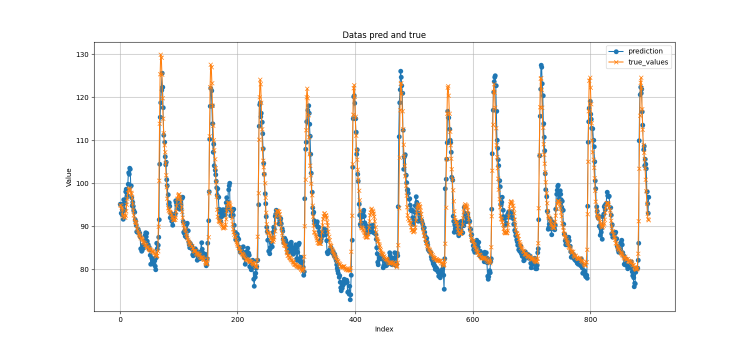
#> input picture ECGimage_to_Continuous_blood_pressure/solution1_test_plot.png, 1500 x 700 px, given as the content of the folder /gjh/ECGtoBP/temp/, which was not available (shown at 1/2 size)
$ python data_preprocess.py
#> lines starting #> are read from the running program, lines starting #| are printed output that depends on the picture; pictures that were not available may be replaced by others from this repository, and a replacement may not be noted
import fitz  # PyMuPDF
from PIL import Image
import os
import shutil

# dir_path = 'zxb/'
dir_name = 'bbyz'
dir_path = dir_name + '/'
# 总的数据采集次数
total = 5

pdf_input_path = '/gjh/ECGtoBP/data_input/' + dir_path  # pdf目录
img_output_path = '/gjh/ECGtoBP/data_output/' + dir_path # 最终图片输出目录
temp_path = '/gjh/ECGtoBP/temp/'  # 临时目录


def extract_images_from_pdf(pdf_path):
    if not os.path.exists(pdf_path):
        print("输入目录不存在")
        return

    for filename in os.listdir(pdf_path):
        # 打开PDF文件
        pdf_document = fitz.open(pdf_path + filename)
        name = filename.split('.')[0]

        # 确保输出目录存在

        if not os.path.exists(temp_path):
            os.makedirs(temp_path)

        output_folder = temp_path

        # 遍历每一页
        for page_num in range(len(pdf_document)):
            page = pdf_document.load_page(page_num)
            image_list = page.get_images(full=True)  # 获取页面上的所有图片

            # 对于每个图片
            for img_index, img in enumerate(image_list):
                xref = img[0]  # XREF编号
                base_image = pdf_document.extract_image(xref)
                image_bytes = base_image["image"]
                image_ext = base_image["ext"]  # 图片扩展名

                # 保存图片
                image_filename = f"{page_num + 1}.{image_ext}"
                image_filepath = os.path.join(output_folder, image_filename)

                # 取第二个图片
                if img_index == 1:
                    with open(image_filepath, "wb") as image_file:
                        image_file.write(image_bytes)
                    print(f"获取到图片 {image_filepath}")


def split_image_horizontally(filename):
#> called with filename = 'solution1_test_plot.png'
    data = []

    images = []

    # 打开图片
    # if 'total' in filename:

    img = Image.open(temp_path + filename)
#> img is the input picture: PIL image 1500x700 RGBA; mean R, G, B, A 245.8, 244.3, 242.4, 255
    width, height = img.size
#> width = 1500; height = 700

    # 确保输出目录存在
    if not os.path.exists(temp_path):
        os.makedirs(temp_path)

    # 计算每个部分的高度
    parts = 9
    part_height = 160

    # 分割图片
    for i in range(parts):
        # 计算当前部分的上边缘和下边缘
        upper = i * part_height
        lower = (i + 1) * part_height + 1

        # 裁剪图片
        if i == 8:
            print(width)
            part = img.crop((0, upper, 801, lower))
        else:
            part = img.crop((0, upper, width, lower))

        images.append(part)
        # 保存分割后的图片
        file_name = f"{filename.split('.')[0]}"
        # [4 lines of commented-out code are left out]
        data.append(file_name)
        data.append(images)
#> this loop made 9 passes
#> pass 1, in split_image_horizontally, `part = img.crop((0, upper, width, lower))`:
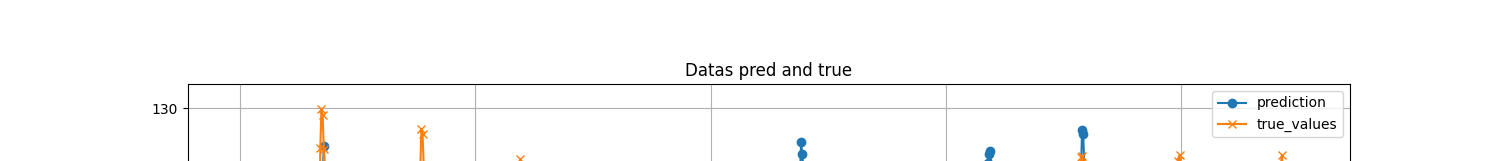
#> part: PIL image 1500x161 RGBA; mean R, G, B, A 251.1, 251, 250.8, 255
#> pass 2, in split_image_horizontally, `part = img.crop((0, upper, width, lower))`:
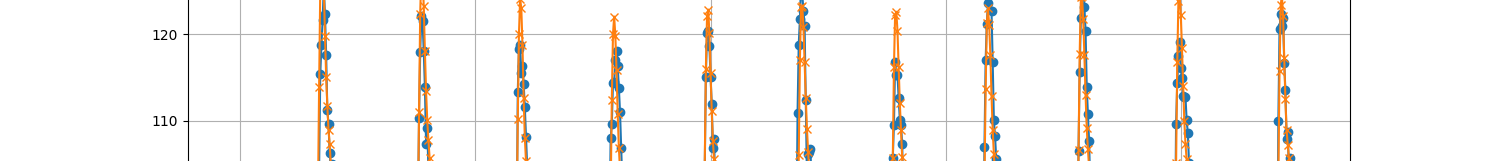
#> part: PIL image 1500x161 RGBA; mean R, G, B, A 248.3, 245.6, 242.9, 255
#> pass 3, in split_image_horizontally, `part = img.crop((0, upper, width, lower))`:
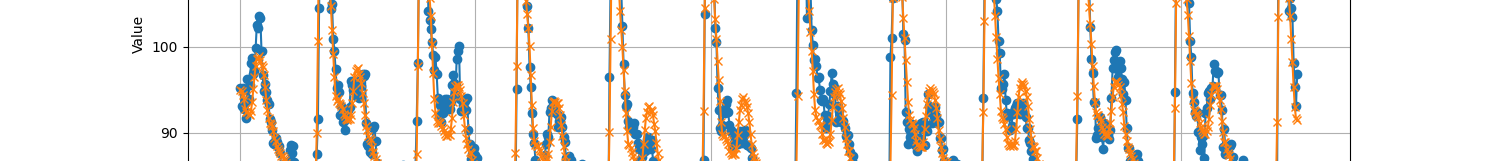
#> part: PIL image 1500x161 RGBA; mean R, G, B, A 239.2, 235.3, 230.8, 255
#> after the loop, data = 18 items; images = 9 items
    return data


def concatenate_images_horizontally(data, output_path, i):
    # 确保至少有一张图片
#> called with output_path = '/gjh/ECGtoBP/data_output/bbyz/', i = 1
    if not data[1]:
        print("没有图片可以拼接。")
        return

    # 计算总宽度和最大高度
    total_width = sum(img.width for img in data[1])
#> total_width = 12801
    max_height = max(img.height for img in data[1])
#> max_height = 161

    # 创建一个新的空白图像，用于存放拼接后的结果
    result = Image.new('RGB', (total_width, max_height))
#> result: PIL image 12801x161 RGB; every value is 0

    # 拼接图片
    x_offset = 0
    for img in data[1]:
        # 如果图片的高度与最大高度不一致，则调整图片大小
        if img.height != max_height:
            img = img.resize((img.width, max_height), Image.LANCZOS)

        # 将当前图片粘贴到结果图像的适当位置
        result.paste(img, (x_offset, 0))
        x_offset += img.width

        # 确保输出目录存在
        if not os.path.exists(output_path):
            os.makedirs(output_path, exist_ok=True)
#> this loop made 9 passes
#> x_offset on passes 1 to 9: 1500, 3000, 4500, 6000, 7500, 9000, 10500, 12000, 12801
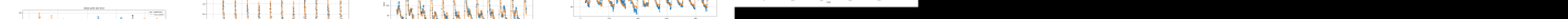
#> result: PIL image 12801x161 RGB (shown at 1/9 size); mean R, G, B 126, 125.2, 124.2
#> after the loop, x_offset = 12801

    # 保存拼接后的图像
    result.save(output_path + data[0] + ".png", 'PNG')
    print(f"拼接后的图片已保存至 {output_path}")
#| 拼接后的图片已保存至 /gjh/ECGtoBP/data_output/bbyz/


def dealImages_from_pdf(pdf_path, output_folder):
    # 判别输入目录是否存在
    if not pdf_path:
        os.makedirs(pdf_path)
        print(f"输入目录不存在，已创建输入目录，请将pdf文件放在以下目录： {pdf_path}")

    i = 1
    # 遍历提取pdf内文件
    extract_images_from_pdf(pdf_path)
    for file_name in os.listdir(temp_path):
        concatenate_images_horizontally(split_image_horizontally(file_name), output_folder, i)
        i = i + 1

    # 删除临时目录
    shutil.rmtree(temp_path)


# 执行主函数
dealImages_from_pdf(pdf_input_path, img_output_path)


def crop_images(input_dir, output_dir, target_width):
    # 创建输出目录（如果不存在）
#> called with input_dir = '/gjh/ECGtoBP/data_output/bbyz', output_dir = '/gjh/ECGtoBP/data_output_reshaped/bbyz', target_width = 12000
    if not os.path.exists(output_dir):
        os.makedirs(output_dir)

    # 遍历输入目录中的所有文件
    for filename in os.listdir(input_dir):
        if filename.endswith(('.png', '.jpg', '.jpeg', '.bmp', '.tiff')):
            # 构建完整的文件路径
            input_path = os.path.join(input_dir, filename)
            output_path = os.path.join(output_dir, filename)

            # 打开图像
            image = Image.open(input_path)

            # 获取图像的宽度和高度
            width, height = image.size
#> width = 12801; height = 161

            # 定义裁剪区域
            left = 0
            top = 0
            right = target_width
            bottom = height
#> bottom = 161

            # 裁剪图像
            cropped_image = image.crop((left, top, right, bottom))
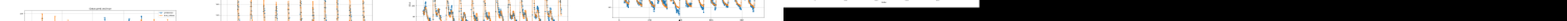
#> cropped_image: PIL image 12000x161 RGB (shown at 1/8 size); mean R, G, B 134.4, 133.5, 132.5

            # 保存裁剪后的图像
            cropped_image.save(output_path)
            print(f"Cropped and saved: {output_path}")
#| Cropped and saved: /gjh/ECGtoBP/data_output_reshaped/bbyz/solution1_test_plot.png

# 设置输入和输出目录
input_directory = '/gjh/ECGtoBP/data_output/' + dir_name
output_directory = '/gjh/ECGtoBP/data_output_reshaped/' + dir_name
target_width = 12000

# 调用函数
crop_images(input_directory, output_directory, target_width)


import pandas as pd

def sliding_window_crop(image_path, output_dir, window_width=140, step_size=2, crop_height=80, excel_file_path=None, num=None):
    # 确保输出目录存在
#> called with output_dir = '/gjh/ECGtoBP/ECG_images_with_bp/bbyz', window_width = 140, step_size = 2, crop_height = 80, excel_file_path = '/gjh/ECGtoBP/BPdatas/bbyz/BPdata.xlsx', num = '1'
    if not os.path.exists(output_dir):
        os.makedirs(output_dir)

    # 打开图片
    image = Image.open(image_path)
    width, height = image.size
#> width = 1500; height = 700

    # 计算中间80个像素的高度范围
    start_y = (height - crop_height) // 2
#> start_y = 310
    end_y = start_y + crop_height
#> end_y = 390

    # 计算滑动次数
    num_steps = (width - window_width) // step_size + 1
#> num_steps = 681

#> (the run stopped early here; a loop or call above may not have finished)
